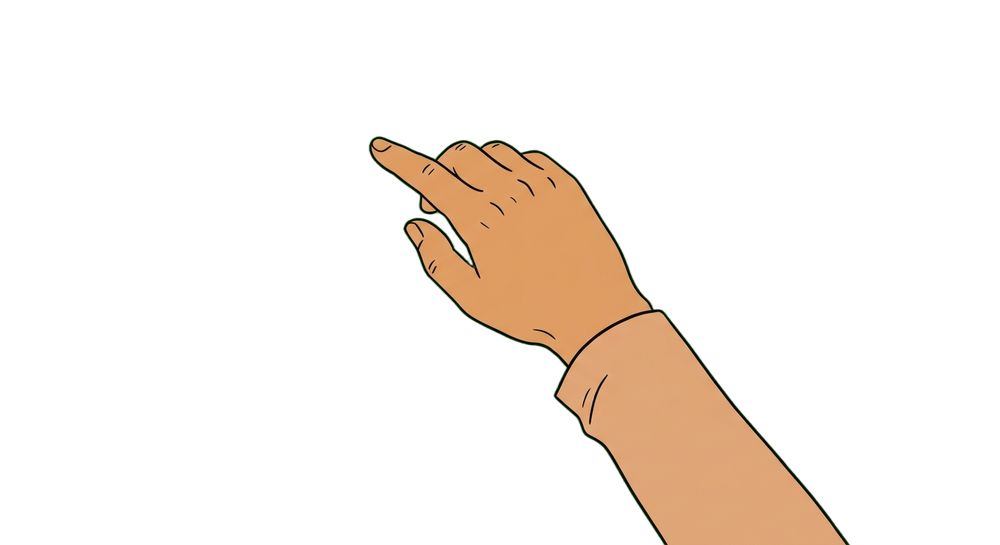
#> input picture assets/hands/drag.png, 1000 x 545 px, shrunk from 1408 x 768 before the run; its folder holds only this picture in this run
$ python calibrate_hands.py
#> lines starting #> are read from the running program, lines starting #| are printed output that depends on the picture
"""
Anchor calibration helper for hand gesture PNGs.

Draws a labeled coordinate grid over each hand image so exact anchor
points (pen tip, pinch point, etc.) can be read off visually and
recorded in assets/hands/hand-gestures.json. This is a ONE-TIME build
step — never runs at render time, no runtime cost, no dependency on
this script after calibration is committed.

Usage:
    python tools/calibrate_hands.py
Outputs annotated copies into tools/calibration_preview/.
"""
import os
from PIL import Image, ImageDraw

HANDS_DIR = os.path.join(os.path.dirname(__file__), "..", "assets", "hands")
OUT_DIR = os.path.join(os.path.dirname(__file__), "calibration_preview")
GRID_STEP = 50  # px between gridlines
LABEL_STEP = 100  # px between numeric labels (avoid clutter)


def annotate(path: str, out_path: str):
#> called with path = 'tools/../assets/hands/drag.png', out_path = 'tools/calibration_preview/drag.png'
    img = Image.open(path).convert("RGBA")
#> img is the input picture: PIL image 1000x545 RGBA; mean R, G, B, A 27.3, 20.1, 13.5, 33.4
    w, h = img.size
#> w = 1000; h = 545
    overlay = Image.new("RGBA", img.size, (0, 0, 0, 0))
#> overlay: PIL image 1000x545 RGBA; every value is 0
    draw = ImageDraw.Draw(overlay)

    for x in range(0, w, GRID_STEP):
        color = (255, 0, 0, 160) if x % LABEL_STEP == 0 else (255, 0, 0, 60)
        draw.line([(x, 0), (x, h)], fill=color, width=1)
        if x % LABEL_STEP == 0:
            draw.text((x + 2, 2), str(x), fill=(255, 0, 0, 255))

    for y in range(0, h, GRID_STEP):
        color = (0, 120, 255, 160) if y % LABEL_STEP == 0 else (0, 120, 255, 60)
        draw.line([(0, y), (w, y)], fill=color, width=1)
        if y % LABEL_STEP == 0:
            draw.text((2, y + 2), str(y), fill=(0, 120, 255, 255))

    combined = Image.alpha_composite(img, overlay)
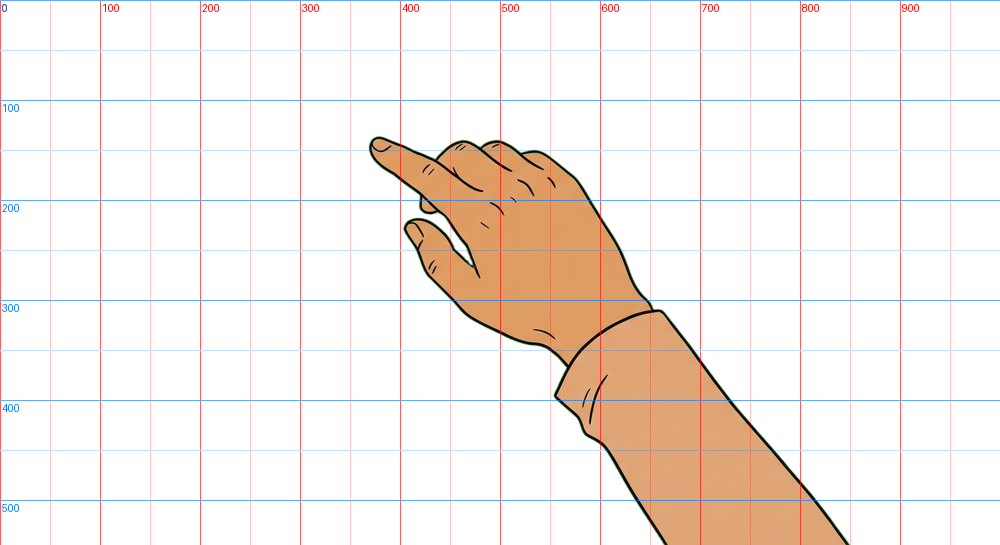
#> combined: PIL image 1000x545 RGBA; mean R, G, B, A 31.9, 22.1, 18.3, 37.6; transparent parts drawn white
    combined.save(out_path)


def bounding_box_info(path: str):
    """Reports the alpha bounding box + topmost/leftmost/rightmost
    non-transparent pixel — useful starting candidates for anchors
    like a pen tip or fingertip, which are almost always the topmost
    point of the hand's silhouette."""
#> called with path = 'tools/../assets/hands/drag.png'
    img = Image.open(path).convert("RGBA")
    alpha = img.split()[-1]
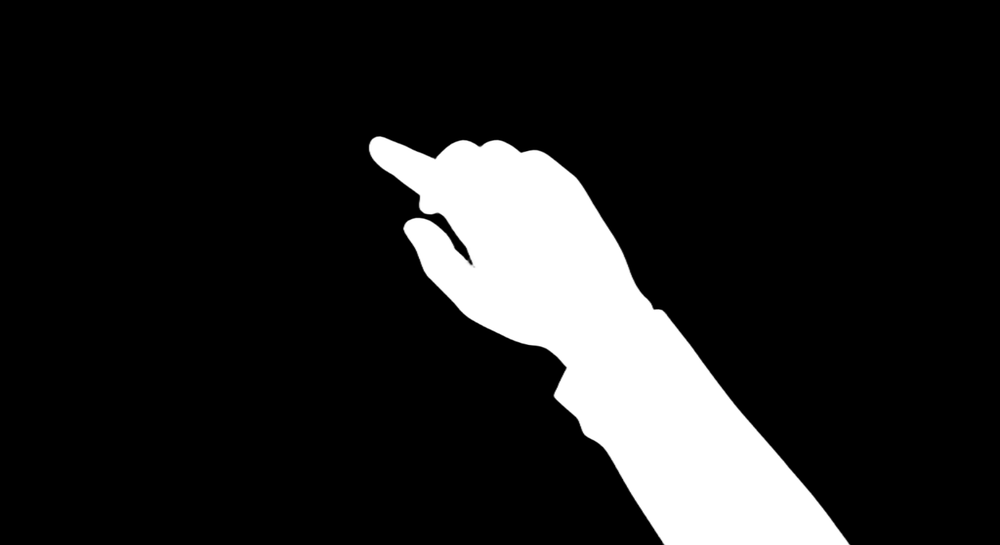
#> alpha: PIL image 1000x545 L; min 0, max 255, mean 33.4
    bbox = alpha.getbbox()
#> bbox = (366, 134, 853, 545)
    if not bbox:
        return None
    px = alpha.load()
    x0, y0, x1, y1 = bbox
#> x0 = 366; y0 = 134; x1 = 853; y1 = 545
    topmost = None
    for y in range(y0, y1):
        for x in range(x0, x1):
            if px[x, y] > 10:
                topmost = (x, y)
                break
        if topmost:
            break
    return {"bbox": bbox, "topmost_point": topmost, "image_size": img.size}


if __name__ == "__main__":
    os.makedirs(OUT_DIR, exist_ok=True)
    for fname in sorted(os.listdir(HANDS_DIR)):
        if not fname.lower().endswith(".png"):
            continue
        src = os.path.join(HANDS_DIR, fname)
        dst = os.path.join(OUT_DIR, fname)
        annotate(src, dst)
        info = bounding_box_info(src)
#> info = {'bbox': (366, 134, 853, 545), 'topmost_point': (375, 136), 'image_size': (1000, 545)}
        print(f"{fname}: {info}")
#| drag.png: {'bbox': (366, 134, 853, 545), 'topmost_point': (375, 136), 'image_size': (1000, 545)}

$ run again, on assets/hands/erase.png
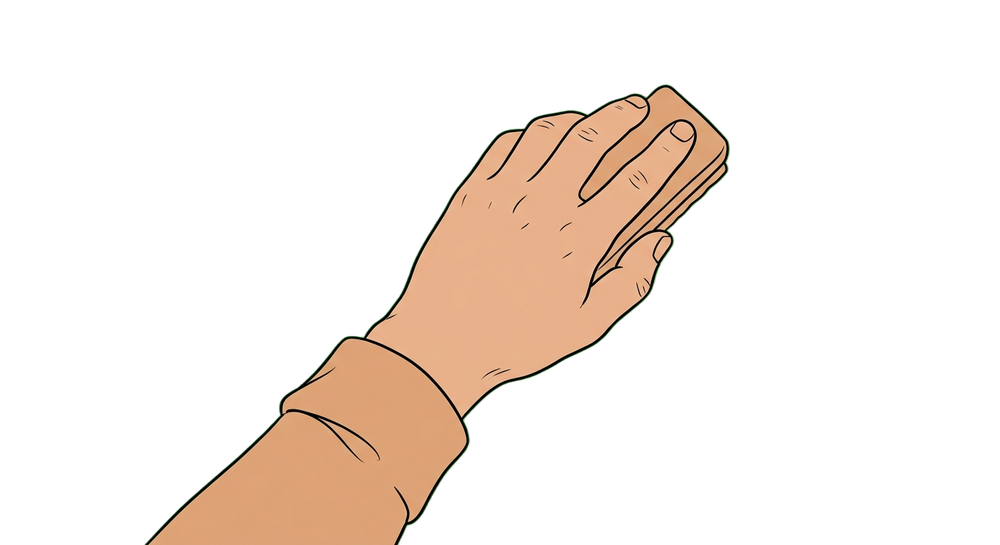
#> input picture assets/hands/erase.png, 1000 x 545 px, shrunk from 1408 x 768 before the run
#> in annotate, img is the input picture: PIL image 1000x545 RGBA; mean R, G, B, A 39.8, 30.2, 22.9, 48.1
#> overlay: PIL image 1000x545 RGBA; every value is 0
#> in annotate, `combined = Image.alpha_composite(img, overlay)`:
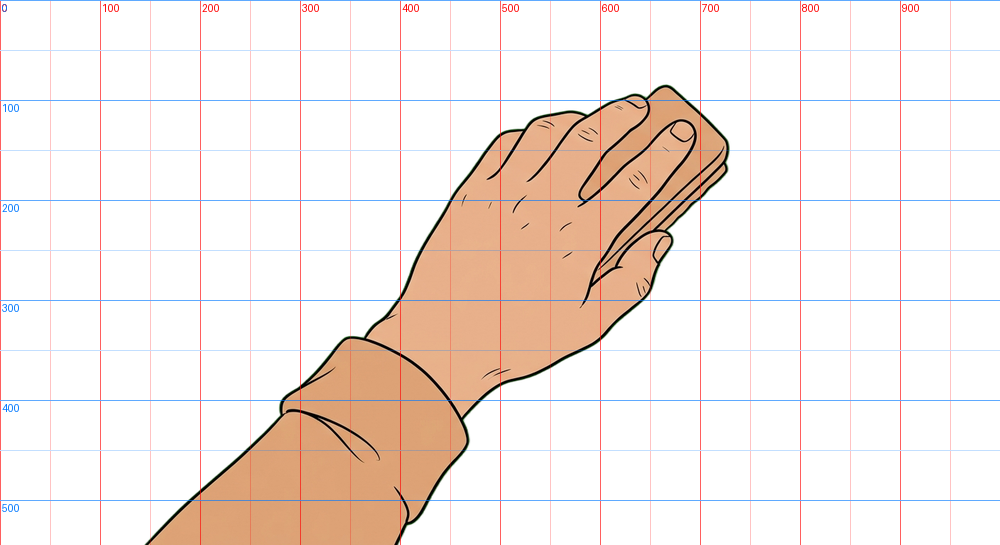
#> combined: PIL image 1000x545 RGBA; mean R, G, B, A 44, 32, 27.4, 52.1; transparent parts drawn white
#> in bounding_box_info, `alpha = img.split()[-1]`:
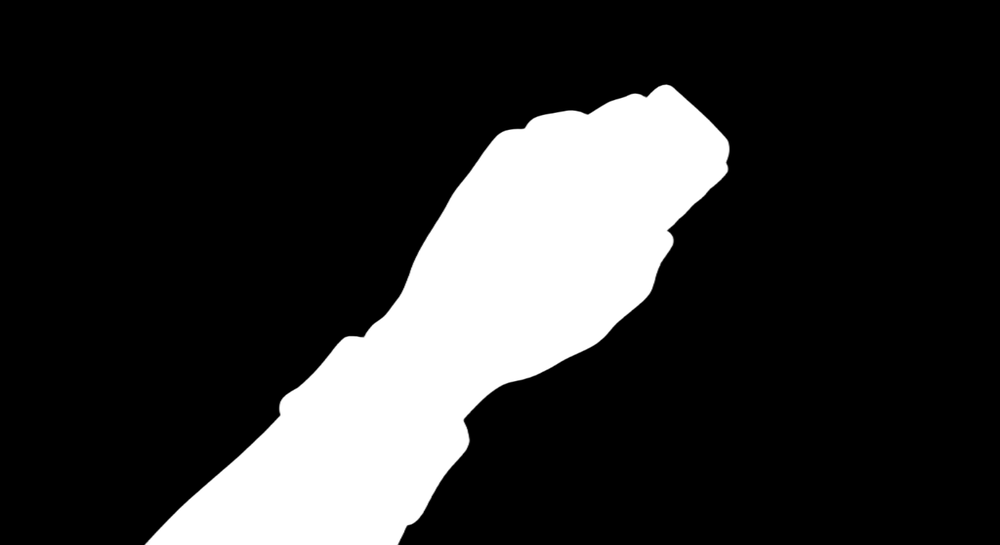
#> alpha: PIL image 1000x545 L; min 0, max 255, mean 48.1
#> bbox = (142, 82, 732, 545)
#> x0 = 142; y0 = 82; x1 = 732; y1 = 545
#> info = {'bbox': (142, 82, 732, 545), 'topmost_point': (662, 84), 'image_size': (1000, 545)}
#| erase.png: {'bbox': (142, 82, 732, 545), 'topmost_point': (662, 84), 'image_size': (1000, 545)}

$ run again, on assets/hands/pinch-in.png
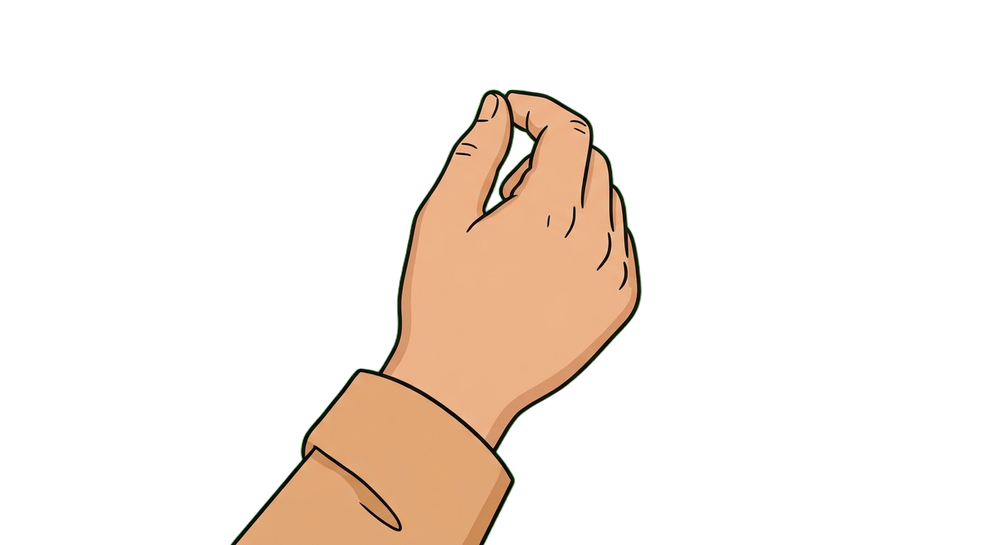
#> input picture assets/hands/pinch-in.png, 1000 x 545 px, shrunk from 1408 x 768 before the run
#> in annotate, img is the input picture: PIL image 1000x545 RGBA; mean R, G, B, A 35.6, 27, 19.7, 42.7
#> overlay: PIL image 1000x545 RGBA; every value is 0
#> in annotate, `combined = Image.alpha_composite(img, overlay)`:
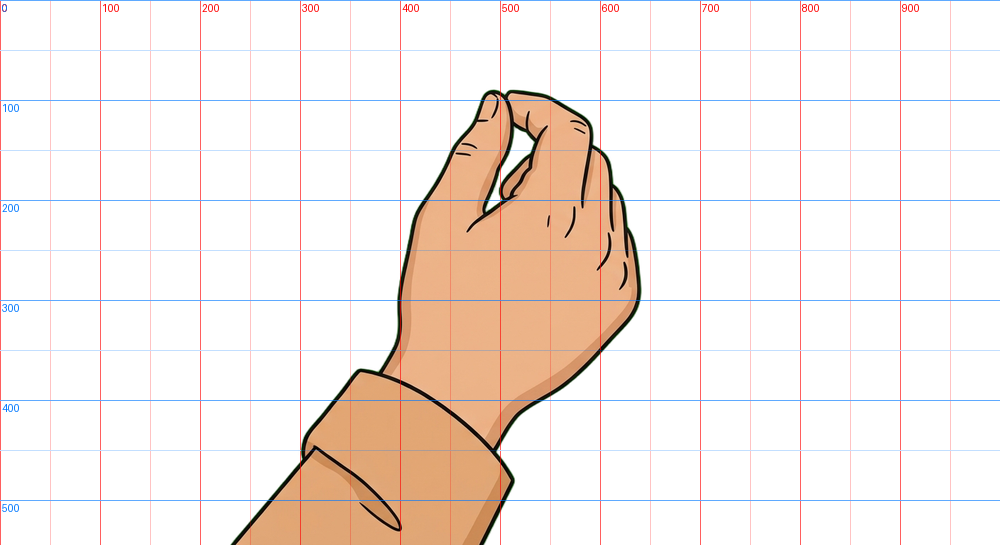
#> combined: PIL image 1000x545 RGBA; mean R, G, B, A 39.9, 28.8, 24.3, 46.8; transparent parts drawn white
#> in bounding_box_info, `alpha = img.split()[-1]`:
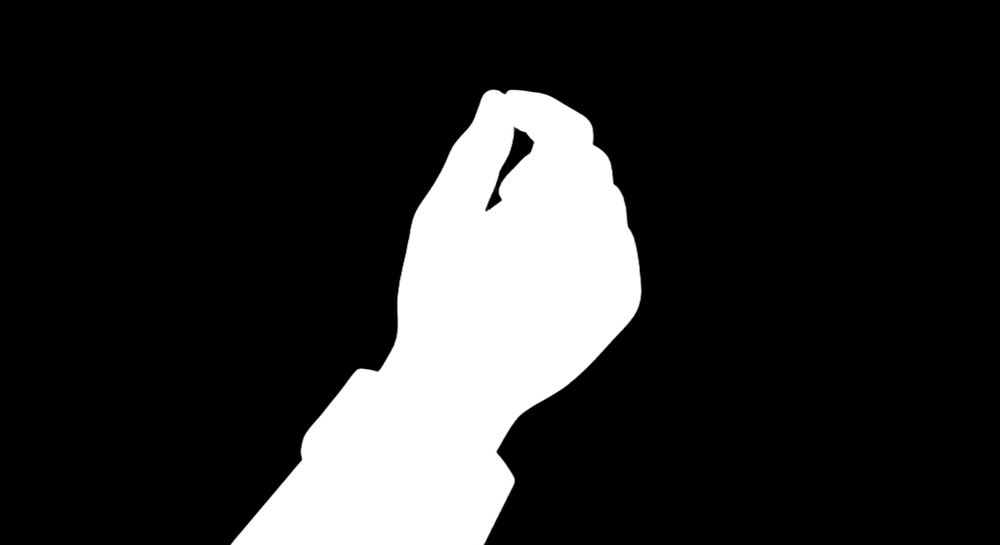
#> alpha: PIL image 1000x545 L; min 0, max 255, mean 42.7
#> bbox = (229, 87, 644, 545)
#> x0 = 229; y0 = 87; x1 = 644; y1 = 545
#> info = {'bbox': (229, 87, 644, 545), 'topmost_point': (490, 89), 'image_size': (1000, 545)}
#| pinch-in.png: {'bbox': (229, 87, 644, 545), 'topmost_point': (490, 89), 'image_size': (1000, 545)}
